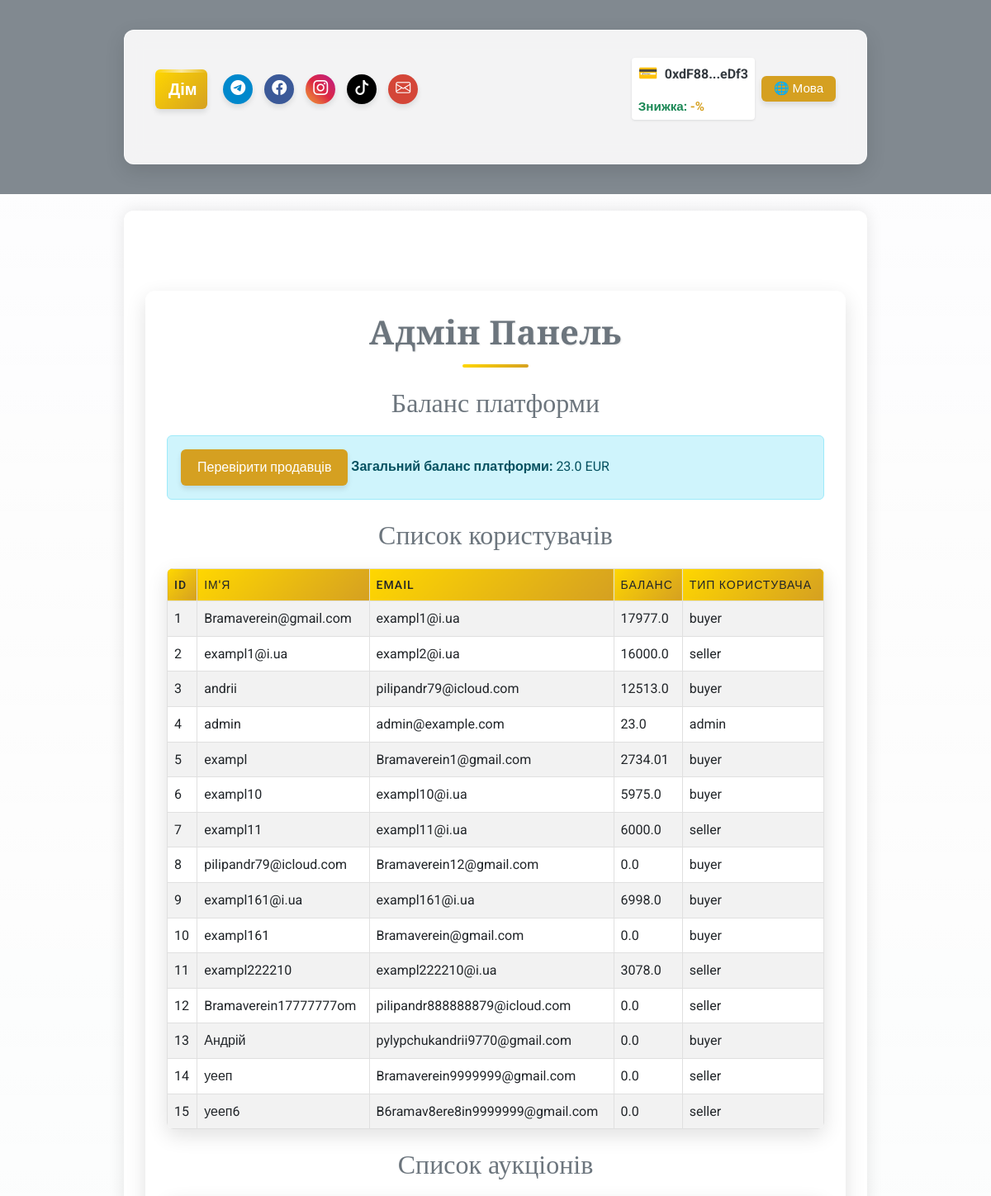
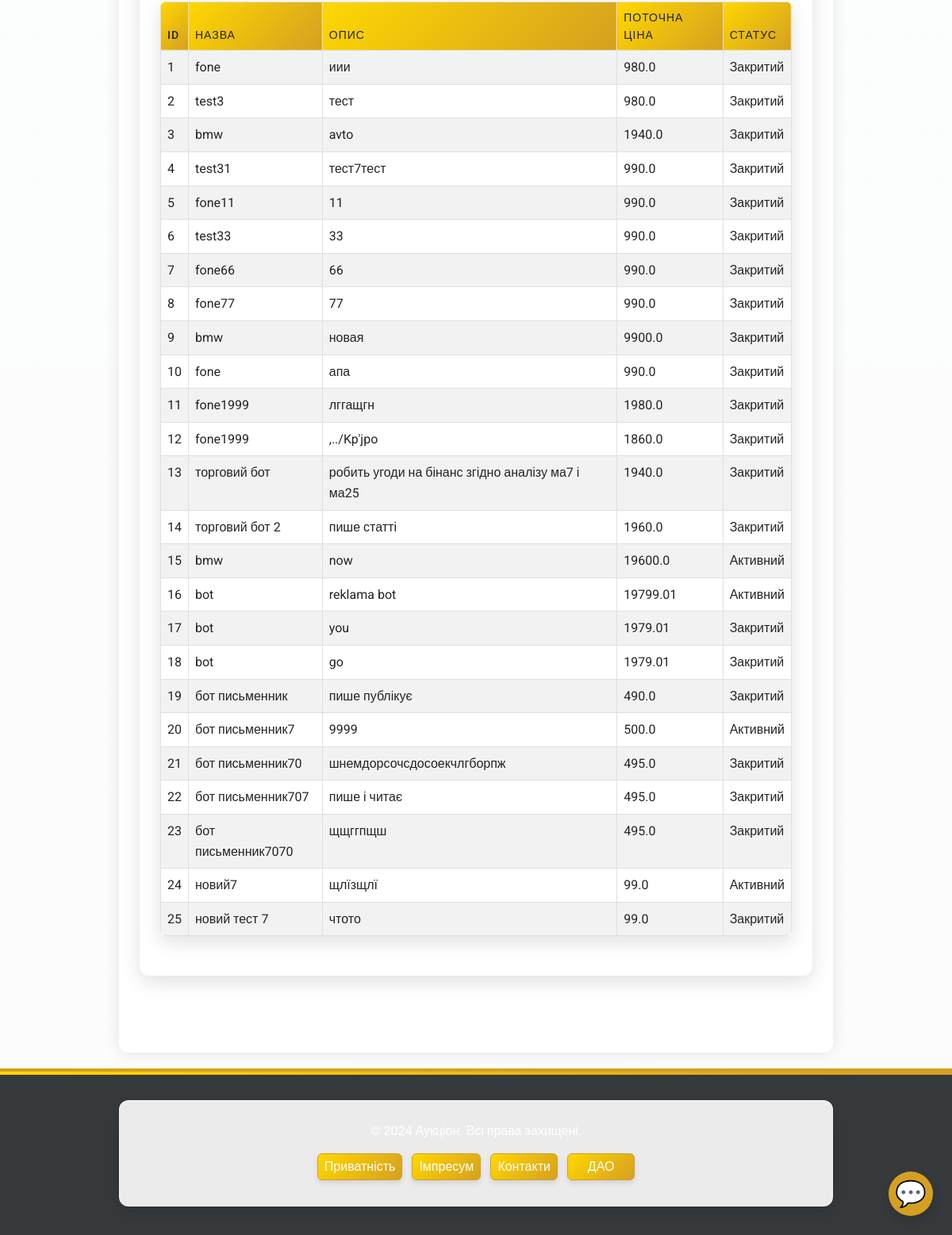
Screenshot of /admin/dashboard (signed in) with the database file from the repository (2 pictures, top to bottom).
### app/models/user.py (models this page shows, shortened)
class User(UserMixin, db.Model):
    __tablename__ = 'users'
    id = db.Column(db.Integer, primary_key=True)
    username = db.Column(db.String(80), nullable=False, unique=True)
    email = db.Column(db.String(120), nullable=False, unique=True)
    password_hash = db.Column(db.String(128), nullable=False)
    balance = db.Column(db.Float, default=0.0)
    platform_balance = db.Column(db.Float, default=0.0)  # Баланс платформи
    user_type = db.Column(db.String(10), nullable=False)  # "buyer", "seller", "admin"
    is_admin = db.Column(db.Boolean, default=False)  # Поле для адміністратора
    wallet_address = db.Column(db.String(42), nullable=True)  # Адреса криптогаманця
    verification_document = db.Column(db.String(255))
    is_verified = db.Column(Boolean, default=False)
    company_name = db.Column(db.String(255))
    tax_id = db.Column(db.String(64))
    language = db.Column(db.String(5), default='ua')  # 'ua', 'en', 'de'
    auctions_created = db.relationship('Auction', foreign_keys='Auction.seller_id', backref='seller', lazy=True)
    auctions_won = db.relationship('Auction', foreign_keys='Auction.winner_id', backref='winner', lazy=True)
    auction_participations = db.relationship('AuctionParticipant', back_populates='user', lazy=True)

### app/models/auction.py (models this page shows, shortened)
class Auction(db.Model):
    __tablename__ = 'auctions'
    id = db.Column(db.Integer, primary_key=True)
    title = db.Column(db.String(255), nullable=False)
    description = db.Column(db.Text, nullable=False)
    starting_price = db.Column(db.Float, nullable=False)
    current_price = db.Column(db.Float, nullable=False)
    seller_id = db.Column(db.Integer, db.ForeignKey('users.id'), nullable=False)
    total_participants = db.Column(db.Integer, default=0, nullable=False)
    is_active = db.Column(db.Boolean, default=True, nullable=False)
    winner_id = db.Column(db.Integer, db.ForeignKey('users.id'), nullable=True)
    total_earnings = db.Column(db.Float, default=0.0, nullable=False)
    created_at = db.Column(db.DateTime, default=db.func.now(), nullable=False)
    updated_at = db.Column(db.DateTime, default=db.func.now(), onupdate=db.func.now(), nullable=False)
    photos = db.Column(JSON, default=list)  # Поле для зберігання шляхів до фото у форматі JSON
    is_confirmed = db.Column(db.Boolean, default=False, nullable=False)  # Чи підтверджено отримання товару
    main_photo_idx = db.Column(db.Integer, default=0)  # Індекс головного фото
    participants = relationship(
        'AuctionParticipant', back_populates='auction', cascade='all, delete-orphan', lazy='dynamic'
    )

### app/routes/admin_routes.py (the view)
@admin_bp.route('/dashboard', methods=['GET'])
@login_required
def admin_dashboard():
    if not current_user.is_admin:
        return "Доступ заборонено", 403
    users = User.query.all()
    auctions = Auction.query.all()
    admin_balance = current_user.balance  # Поточний баланс адміністратора
    return render_template('admin/dashboard.html',
                           users=users,
                           auctions=auctions,
                           admin_balance=admin_balance,
                           lang=session.get('lang', 'ua'),
                           ui_text=ui_text)

### app/utils/i18n_ui.py (called while the page is built)
def ui_text(key, lang):
    return ui_translations.get(key, {}).get(lang, ui_translations.get(key, {}).get('ua', key))

### app/templates/admin/dashboard.html (shortened to what this page needs)
{% extends "base.html" %}
{% block content %}
<div class="container my-5">
    <h1 class="text-center text-secondary">Адмін Панель</h1>
    <section class="my-4">
        <h2 class="text-secondary">Баланс платформи</h2>
        <div class="alert alert-info">
        <a href="{{ url_for('admin.verify_sellers') }}" class="btn btn-outline-info">Перевірити продавців</a>
            <strong>Загальний баланс платформи:</strong> {{ admin_balance }} EUR
        </div>
    </section>
    <section class="my-4">
        <h2 class="text-secondary">Список користувачів</h2>
        <table class="table table-striped">
            <thead>
                <tr>
                    <th>ID</th>
                    <th>Ім'я</th>
                    <th>Email</th>
                    <th>Баланс</th>
                    <th>Тип користувача</th>
                </tr>
            </thead>
            <tbody>
                {% for user in users %}
                <tr>
                    <td>{{ user.id }}</td>
                    <td>{{ user.username }}</td>
                    <td>{{ user.email }}</td>
                    <td>{{ user.balance }}</td>
                    <td>{{ user.user_type }}</td>
                </tr>
                {% endfor %}
            </tbody>
        </table>
    </section>
    <section class="my-4">
        <h2 class="text-secondary">Список аукціонів</h2>
        <table class="table table-striped">
            <thead>
                <tr>
                    <th>ID</th>
                    <th>Назва</th>
                    <th>Опис</th>
                    <th>Поточна ціна</th>
                    <th>Статус</th>
                </tr>
            </thead>
            <tbody>
                {% for auction in auctions %}
                <tr>
                    <td>{{ auction.id }}</td>
                    <td>{{ auction.title }}</td>
                    <td>{{ auction.description }}</td>
                    <td>{{ auction.current_price }}</td>
                    <td>{{ 'Активний' if auction.is_active else 'Закритий' }}</td>
                </tr>
                {% endfor %}
            </tbody>
        </table>
    </section>
</div>
{% endblock %}

### app/templates/base.html (shortened to what this page needs)
<!DOCTYPE html>
<html lang="{{ lang if lang else 'uk' }}">
<head>
    <link href="https://cdn.jsdelivr.net/npm/bootstrap@5.3.0/dist/css/bootstrap.min.css" rel="stylesheet">
    <link rel="stylesheet" href="https://cdn.jsdelivr.net/npm/bootstrap-icons@1.11.1/font/bootstrap-icons.css">
    <link rel="stylesheet" href="{{ url_for('static', filename='css/custom.css') }}?v={{ range(1, 100000) | random }}">
</head>
<body class="bg-light text-dark" style="font-family: 'Roboto', sans-serif;">
    <div class="video-background">
    </div>
    <header class="bg-secondary text-white py-3" style="background-color: rgba(108, 117, 125, 0.85) !important;">
        <div class="container">
            <nav class="navbar navbar-expand-lg navbar-dark">                <div class="container-fluid">                    <a class="navbar-brand fw-bold home-button" href="/">{{ ui_text('home', lang) }}</a>
                    <div class="d-flex align-items-center w-100 justify-content-between header-content">
                        <div class="d-flex gap-2 align-items-center header-social">
                            <a href="https://t.me/your_channel" class="social-button telegram-color" title="{{ ui_text('telegram', lang) }}"
                                target="_blank">
                                <i class="bi bi-telegram"></i>
                            </a>
                            <a href="https://facebook.com/your_page" class="social-button facebook-color" title="{{ ui_text('facebook', lang) }}"
                                target="_blank">
                                <i class="bi bi-facebook"></i>
                            </a>
                            <a href="https://instagram.com/your_page" class="social-button instagram-color" title="{{ ui_text('instagram', lang) }}"
                                target="_blank">
                                <i class="bi bi-instagram"></i>
                            </a>
                            <a href="https://tiktok.com/@your_page" class="social-button tiktok-color" title="{{ ui_text('tiktok', lang) }}"
                                target="_blank">
                                <i class="bi bi-tiktok"></i>
                            </a>
                            <a href="mailto:info@yourdomain.com" class="social-button email-color" title="{{ ui_text('email', lang) }}">
                                <i class="bi bi-envelope"></i>
                            </a>
                        </div>
                        <div class="d-flex align-items-center ms-3 header-controls">
                            {% if current_user.is_authenticated %}
                            {% if current_user.wallet_address %}
                            <div class="wallet-widget">                                <div class="wallet-address-container">
                                    <span class="wallet-icon">&#128179;</span>
                                    <span id="wallet-address-short" title="{{ ui_text('copy_address', lang) }}" data-full-address="{{ current_user.wallet_address }}" class="text-truncate-item">
                                        {{ current_user.wallet_address[:6] }}...{{ current_user.wallet_address[-4:] }}
                                    </span>
                                </div>                                {% if user_discount is not none %}
                                <div class="small text-success fw-bold mt-1 wallet-discount text-truncate-item">
                                    {{ ui_text('token_discount', lang) }}: <span style="color:#d5a021;">-{{ user_discount }}%</span>
                                </div>
                                {% endif %}
                            </div>                            {% else %}                            <button onclick="connectWallet()" class="btn btn-outline-warning btn-sm ms-2 wallet-connect-btn text-truncate-item">
                                {{ ui_text('connect_wallet', lang) }}&nbsp;&#128179;
                            </button>
                            {% endif %}
                            {% endif %}
                                                        <div class="ms-2 language-switcher">
                                <div class="dropdown">
                                    <button class="btn btn-outline-light btn-sm py-1 px-2 dropdown-toggle text-truncate-item" type="button"
                                        id="langDropdown" data-bs-toggle="dropdown" aria-expanded="false">
                                        🌐 {{ ui_text('language', lang) }}
                                    </button>
                                </div>
                            </div>
                        </div>
                    </div>
                </div>
            </nav>
        </div>    </header>    <main class="container py-5" style="background-color: rgba(255, 255, 255, 0.85); border-radius: 12px; box-shadow: 0 0 20px rgba(0, 0, 0, 0.1);">
        {% block content %}{% endblock %}
    </main>    <footer class="bg-dark text-white py-3 mt-auto" style="background-color: rgba(33, 37, 41, 0.9) !important;">        <div class="container text-center">
            <p class="mb-2">&copy; 2024 {{ ui_text('app_name', lang) }}. {{ ui_text('rights_reserved', lang) }}</p>            <div class="d-flex justify-content-center gap-2 flex-wrap footer-buttons">
                <a href="{{ url_for('main.privacy') }}" class="btn btn-outline-warning btn-sm footer-btn text-truncate-item">{{ ui_text('privacy_policy', lang) }}</a>
                <a href="{{ url_for('main.impressum') }}" class="btn btn-outline-warning btn-sm footer-btn text-truncate-item">{{ ui_text('impressum', lang) }}</a>
                <a href="{{ url_for('main.contacts') }}" class="btn btn-outline-warning btn-sm footer-btn text-truncate-item">{{ ui_text('contacts', lang) }}</a>
                <a href="{{ url_for('dao.index') }}" class="btn btn-outline-warning btn-sm footer-btn text-truncate-item">{{ ui_text('dao', lang) }}</a>
            </div>
        </div>
    </footer>
    <div id="assistant-widget">
        <button id="assistant-open-btn" class="btn btn-primary rounded-circle shadow">
            <span aria-label="{{ ui_text('chatbot', lang) }}" title="{{ ui_text('chatbot', lang) }}">💬</span>
        </button>
    </div>
</body>
</html>

### app/templates/base.html (style rules this page uses)
.text-truncate-item { white-space: nowrap; overflow: hidden; text-overflow: ellipsis; max-width: 100%; }
.video-background { position: fixed; top: 0; left: 0; width: 100%; height: 100%; z-index: -2; overflow: hidden; }
.wallet-widget { display: flex; align-items: center; background-color: white; padding: 0.25rem 0.5rem; border-radius: 0.25rem; box-shadow: 0 1px 3px rgba(0, 0, 0, 0.1); gap: 8px; flex-direction: column; align-items: flex-start; max-width: 100%; }
.wallet-address-container { display: flex; align-items: center; gap: 8px; max-width: 100%; overflow: hidden; }
.wallet-icon { font-size: 1.2em; color: #28a745; }
#wallet-address-short { text-overflow: ellipsis; overflow: hidden; white-space: nowrap; cursor: pointer; font-weight: bold; color: #343a40; }
.wallet-discount { font-size: 0.95em; max-width: 100%; }
.language-switcher button { font-size: 0.95em; min-width: 90px; }
.footer-btn { min-width: 85px; text-overflow: ellipsis; overflow: hidden; white-space: nowrap; padding: 4px 8px; margin: 2px; }
#assistant-widget { position: fixed; bottom: 24px; right: 24px; z-index: 9999; }
#assistant-open-btn { width: 56px; height: 56px; font-size: 2em; display: flex; align-items: center; justify-content: center; }

### rows the page displays
User: wallet_address "0xdF88", wallet_address "eDf3", balance "23.0", id "4", username "admin", email "admin@example.com", user_type "admin"
User: id "1", username "Bramaverein@gmail.com", email "exampl1@i.ua", balance "17977.0", user_type "buyer"
User: id "2", username "exampl1@i.ua", email "exampl2@i.ua", balance "16000.0", user_type "seller"
User: id "3", username "andrii", email "pilipandr79@icloud.com", balance "12513.0", user_type "buyer"
User: id "5", username "exampl", email "Bramaverein1@gmail.com", balance "2734.01", user_type "buyer"
User: id "6", username "exampl10", email "exampl10@i.ua", balance "5975.0", user_type "buyer"
User: id "7", username "exampl11", email "exampl11@i.ua", balance "6000.0", user_type "seller"
User: id "8", username "pilipandr79@icloud.com", email "Bramaverein12@gmail.com", balance "0.0", user_type "buyer"
User: id "9", username "exampl161@i.ua", email "exampl161@i.ua", balance "6998.0", user_type "buyer"
User: id "10", username "exampl161", email "Bramaverein@gmail.com", balance "0.0", user_type "buyer"
User: id "11", username "exampl222210", email "exampl222210@i.ua", balance "3078.0", user_type "seller"
User: id "12", username "Bramaverein17777777om", email "pilipandr888888879@icloud.com", balance "0.0", user_type "seller"
User: id "13", username "Андрій", email "pylypchukandrii9770@gmail.com", balance "0.0", user_type "buyer"
User: id "14", username "уееп", email "Bramaverein9999999@gmail.com", balance "0.0", user_type "seller"
User: id "15", username "уееп6", email "B6ramav8ere8in9999999@gmail.com", balance "0.0", user_type "seller"
Auction: id "1", title "fone", description "иии", current_price "980.0", is_active "Закритий"
Auction: id "2", title "test3", description "тест", current_price "980.0", is_active "Закритий"
Auction: id "3", title "bmw", description "avto", current_price "1940.0", is_active "Закритий"
Auction: id "4", title "test31", description "тест7тест", current_price "990.0", is_active "Закритий"
Auction: id "5", title "fone11", description "11", current_price "990.0", is_active "Закритий"
Auction: id "6", title "test33", description "33", current_price "990.0", is_active "Закритий"
Auction: id "7", title "fone66", description "66", current_price "990.0", is_active "Закритий"
Auction: id "8", title "fone77", description "77", current_price "990.0", is_active "Закритий"
Auction: id "9", title "bmw", description "новая", current_price "9900.0", is_active "Закритий"
Auction: id "10", title "fone", description "апа", current_price "990.0", is_active "Закритий"
Auction: id "11", title "fone1999", description "лггащгн", current_price "1980.0", is_active "Закритий"
Auction: id "12", title "fone1999", description ",../Kp'jpo", current_price "1860.0", is_active "Закритий"
Auction: id "13", title "торговий бот", description "робить угоди на бінанс згідно аналізу ма7 і ма25", current_price "1940.0", is_active "Закритий"
Auction: id "14", title "торговий бот 2", description "пише статті", current_price "1960.0", is_active "Закритий"
Auction: id "15", title "bmw", description "now", current_price "19600.0", is_active "Активний"
Auction: id "16", title "bot", description "reklama bot", current_price "19799.01", is_active "Активний"
Auction: id "17", title "bot", description "you", current_price "1979.01", is_active "Закритий"
Auction: id "18", title "bot", description "go", current_price "1979.01", is_active "Закритий"
Auction: id "19", title "бот письменник", description "пише публікує", current_price "490.0", is_active "Закритий"
Auction: id "20", title "бот письменник7", description "9999", current_price "500.0", is_active "Активний"
Auction: id "21", title "бот письменник70", description "шнемдорсочсдосоекчлгборпж", current_price "495.0", is_active "Закритий"
Auction: id "22", title "бот письменник707", description "пише і читає", current_price "495.0", is_active "Закритий"
Auction: id "23", title "бот письменник7070", description "щщггпщш", current_price "495.0", is_active "Закритий"
Auction: id "24", title "новий7", description "щлїзщлї", current_price "99.0", is_active "Активний"
Auction: id "25", title "новий тест 7", description "чтото", current_price "99.0", is_active "Закритий"

### other values shown
{{ ui_text('home', lang) }} "Дім"
{{ ui_text('token_discount', lang) }} "Знижка"
{{ ui_text('language', lang) }} "Мова"
{{ ui_text('app_name', lang) }} "Аукціон"
{{ ui_text('rights_reserved', lang) }} "Всі права захищені."
{{ ui_text('privacy_policy', lang) }} "Приватність"
{{ ui_text('impressum', lang) }} "Імпресум"
{{ ui_text('contacts', lang) }} "Контакти"
{{ ui_text('dao', lang) }} "ДАО"
